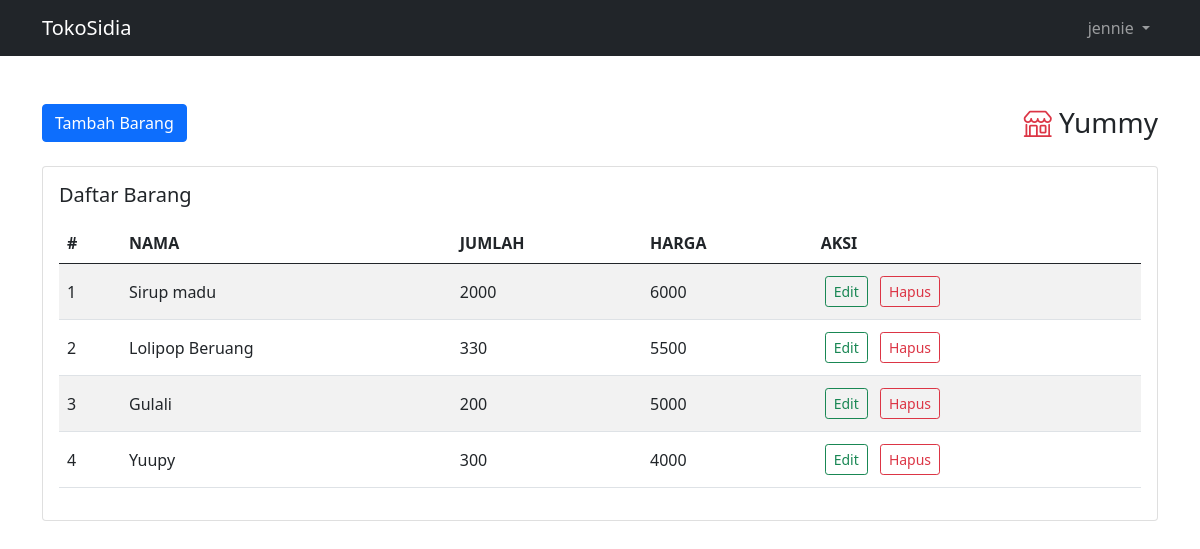
The page /seller/index.php (signed in) on the database its author committed.
### tables this page shows
CREATE TABLE `toko` (
  `id` int(11) NOT NULL,
  `id_user` int(11) NOT NULL,
  `nama_toko` varchar(100) NOT NULL,
  `deskripsi` varchar(225) NOT NULL
);

CREATE TABLE `barang` (
  `id` int(11) NOT NULL,
  `nama` varchar(100) NOT NULL,
  `jumlah` int(11) NOT NULL,
  `harga` int(11) NOT NULL
);

### seller/function.php (called while the page is built, shortened)
<?php
$conn = mysqli_connect("localhost", "root", "", "db_tokosidia");
$tabel_toko = 'toko';
function query($query) {
	global $conn;
	$result = mysqli_query($conn, $query) or die(mysqli_error($conn));
	$rows = [];
	while($row = mysqli_fetch_assoc($result)) {
		$rows[] = $row;
	}
	return $rows;
}
function getToko($id_user) {
	global $conn;
	global $tabel_toko;
	$query = "SELECT * FROM ". $tabel_toko ." WHERE id_user = $id_user";
	$result = mysqli_query($conn, $query);
	if (mysqli_num_rows($result) > 0) {
		$row = mysqli_fetch_assoc($result);
		return $row;
	}
}

### seller/index.php (the view, shortened to what this page needs)
<?php
    require_once '../template/header.php';
    require 'function.php';
    $userID = $_SESSION['id_user'];
    $query = "SELECT barang.id as barangID, barang.nama, barang.jumlah, barang.harga,
                toko.id_user as userID
                FROM `barang_toko`
                JOIN barang ON barang.id=barang_toko.id_barang
                JOIN toko on toko.id=barang_toko.id_toko
                WHERE toko.id_user=$userID ORDER BY barangID DESC";
    $listBarang = query($query);
    $toko = getToko($_SESSION['id_user']);
?>
<div class="container">
    <div class="row justify-content-center mb-5">
        <div class="col-md-12">
            <div class="col-12 mb-3 d-flex align-items-center justify-content-between">
                <a href="tambah.php" class="btn btn-primary mb-2">Tambah Barang</a>
                <h3>
                    <a href="../users/toko.php?id=<?= $toko['id'];?>" class="text-decoration-none text-dark">
                        <i class="bi bi-shop text-danger"></i>
                        <?= $toko['nama_toko']; ?>
                    </a>
                </h3>
            </div>
            <div class="card">
                <div class="card-body">
                    <h5 class="card-title mb-3">Daftar Barang</h5>
                    <table class="table table-striped">
                        <thead>
                            <tr>
                                <th>#</th>
                                <th>NAMA</th>
                                <th>JUMLAH</th>
                                <th>HARGA</th>
                                <th>AKSI</th>
                            </tr>
                        </thead>
                        <tbody>
                            <?php if (count($listBarang) > 0): ?>
                                <?php foreach ($listBarang as $key => $barang): ?>
                                <tr class="align-middle">
                                    <td><?= ($key + 1) ?></td>
                                    <td><?= $barang['nama'] ?></td>
                                    <td>
                                        <?= $barang['jumlah'] ?>
                                    </td>
                                    <td>
                                        <?= $barang['harga'] ?>
                                    </td>
                                    <td>
                                        <a href="edit.php?id=<?= $barang['barangID'] ?>" class="btn btn-outline-success btn-sm m-1">
                                            Edit
                                        </a>
                                        <a
                                            href="hapus.php?barangid=<?= $barang['barangID'] ?>&userid=<?=$barang['userID']?>"
                                            class="btn btn-outline-danger btn-sm m-1"
                                            onclick="return confirm('Yakin untuk menghapus?');">
                                            Hapus
                                        </a>
                                    </td>
                                </tr>
                                <?php endforeach ?>
                            <?php else :?>
                                <tr>
                                    <td colspan="6" class="text-center">Anda Belum menambahkan apapun.</td>
                                </tr>
                            <?php endif ?>
                        </tbody>
                    </table>
                </div>
            </div>
        </div>
    </div>
</div>
<?php require_once '../template/footer.php'; ?>

### rows shown on the page
toko: nama_toko "Yummy"
barang: nama "Sirup madu", jumlah "2000", harga "6000"
barang: nama "Lolipop Beruang", jumlah "330", harga "5500"
barang: nama "Gulali", jumlah "200", harga "5000"
barang: nama "Yuupy", jumlah "300", harga "4000"

### other values the page prints
$_SESSION['username'] "jennie"
